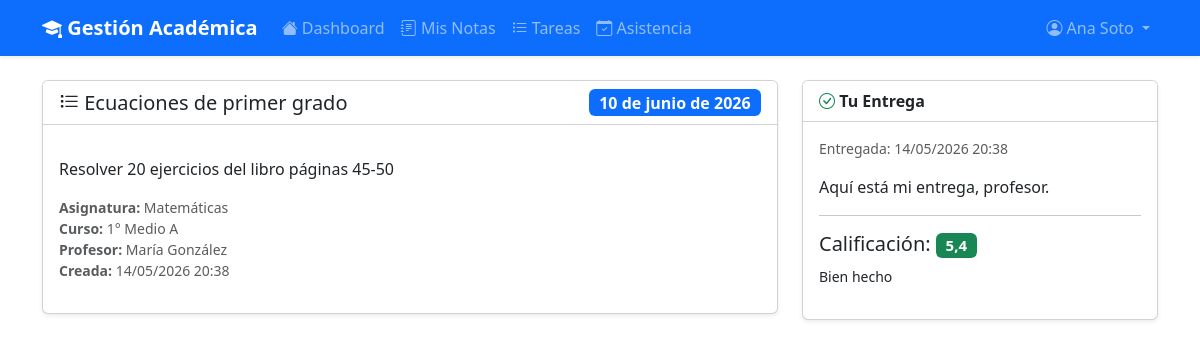
/tasks/1/ (signed in), run on the app's committed database.
### tasks_app/models.py (models this page shows, shortened)
class Task(models.Model):
    titulo = models.CharField("Título", max_length=200)
    descripcion = models.TextField("Descripción")
    subject = models.ForeignKey("academics.Subject", on_delete=models.CASCADE, related_name="tasks")
    teacher = models.ForeignKey("accounts.Teacher", on_delete=models.CASCADE, related_name="tasks")
    course = models.ForeignKey("academics.Course", on_delete=models.CASCADE, related_name="tasks")
    fecha_creacion = models.DateTimeField("Fecha de creación", auto_now_add=True)
    fecha_entrega = models.DateField("Fecha de entrega")
    archivo = models.FileField("Archivo adjunto", upload_to="tasks/", blank=True, null=True)
    class Meta:
        verbose_name = "Tarea"
        verbose_name_plural = "Tareas"
        ordering = ["-fecha_entrega"]

class Submission(models.Model):
    task = models.ForeignKey(Task, on_delete=models.CASCADE, related_name="submissions")
    student = models.ForeignKey("accounts.Student", on_delete=models.CASCADE, related_name="submissions")
    fecha_entrega = models.DateTimeField("Fecha de entrega", auto_now_add=True)
    archivo = models.FileField("Archivo", upload_to="submissions/", blank=True, null=True)
    comentario = models.TextField("Comentario", blank=True)
    nota = models.DecimalField(
        "Nota",
        max_digits=4,
        decimal_places=1,
        validators=[MinValueValidator(1.0), MaxValueValidator(7.0)],
        null=True,
        blank=True,
    )
    feedback = models.TextField("Retroalimentación", blank=True)
    calificado_por = models.ForeignKey(
        "accounts.Teacher", on_delete=models.SET_NULL, null=True, blank=True, related_name="graded_submissions"
    )
    class Meta:
        verbose_name = "Entrega"
        verbose_name_plural = "Entregas"
        unique_together = ["task", "student"]
        ordering = ["-fecha_entrega"]

### academics/models.py (models this page shows, shortened)
class Subject(models.Model):
    nombre = models.CharField("Nombre", max_length=100)
    codigo = models.CharField("Código", max_length=10, unique=True)
    descripcion = models.TextField("Descripción", blank=True)
    profesores = models.ManyToManyField("accounts.Teacher", related_name="subjects", blank=True)
    cursos = models.ManyToManyField(Course, related_name="subjects", blank=True)
    class Meta:
        verbose_name = "Asignatura"
        verbose_name_plural = "Asignaturas"
        ordering = ["nombre"]

class Course(models.Model):
    nombre = models.CharField("Nombre del curso", max_length=100)
    descripcion = models.TextField("Descripción", blank=True)
    año = models.IntegerField("Año académico")
    alumnos = models.ManyToManyField(
        "accounts.Student",
        related_name="courses",
        through="academics.Enrollment",
        blank=True,
    )
    class Meta:
        verbose_name = "Curso"
        verbose_name_plural = "Cursos"
        ordering = ["-año", "nombre"]

### accounts/models.py (models this page shows, shortened)
class Teacher(models.Model):
    user = models.OneToOneField(User, on_delete=models.CASCADE, primary_key=True)
    rut = models.CharField("RUT", max_length=12, unique=True)
    telefono = models.CharField("Teléfono", max_length=15, blank=True)
    fecha_contrato = models.DateField("Fecha de contrato")
    especialidad = models.CharField("Especialidad", max_length=100, blank=True)
    class Meta:
        verbose_name = "Profesor"
        verbose_name_plural = "Profesores"

### tasks_app/views.py (the view)
# urls.py: path("<int:pk>/", views.TaskDetailView.as_view(), name="task_detail"),
class TaskDetailView(LoginRequiredMixin, DetailView):
    model = Task
    template_name = "tasks_app/task_detail.html"
    context_object_name = "task"
    def get_context_data(self, **kwargs):
        ctx = super().get_context_data(**kwargs)
        ctx["today"] = date.today()
        task = self.object
        if hasattr(self.request.user, "student"):
            try:
                ctx["submission"] = Submission.objects.get(
                    task=task, student=self.request.user.student
                )
            except Submission.DoesNotExist:
                ctx["submission"] = None
        elif hasattr(self.request.user, "teacher"):
            ctx["submissions"] = task.submissions.all()
        return ctx

### accounts/context_processors.py (called while the page is built)
def user_role(request):
    if not request.user.is_authenticated:
        return {"role": None}
    if hasattr(request.user, "student"):
        return {"role": "student"}
    if hasattr(request.user, "teacher"):
        return {"role": "teacher"}
    if hasattr(request.user, "adminprofile") or request.user.is_superuser:
        return {"role": "admin"}
    return {"role": None}

### tasks_app/templates/tasks_app/task_detail.html (shortened to what this page needs)
{% extends "base.html" %}
{% block content %}
<div class="row">
    <div class="col-md-8">
        <div class="card shadow-sm mb-3">
            <div class="card-header bg-white d-flex justify-content-between align-items-center">
                <h5 class="mb-0"><i class="bi bi-list-task"></i> {{ task.titulo }}</h5>
                <span class="badge bg-{% if task.fecha_entrega < today %}danger{% else %}primary{% endif %} fs-6">
                    {% if task.fecha_entrega < today %}Vencida{% endif %} {{ task.fecha_entrega }}
                </span>
            </div>
            <div class="card-body">
                <p>{{ task.descripcion|linebreaks }}</p>
                <p class="text-muted small">
                    <strong>Asignatura:</strong> {{ task.subject.nombre }}<br>
                    <strong>Curso:</strong> {{ task.course.nombre }}<br>
                    <strong>Profesor:</strong> {{ task.teacher.user.get_full_name }}<br>
                    <strong>Creada:</strong> {{ task.fecha_creacion|date:"d/m/Y H:i" }}
                </p>
            </div>
        </div>
    </div>
    <div class="col-md-4">
        {% if role == 'student' %}
            {% if submission %}
                <div class="card shadow-sm">
                    <div class="card-header bg-white fw-bold"><i class="bi bi-check-circle text-success"></i> Tu Entrega</div>
                    <div class="card-body">
                        <p class="text-muted small">Entregada: {{ submission.fecha_entrega|date:"d/m/Y H:i" }}</p>
                        {% if submission.comentario %}<p>{{ submission.comentario }}</p>{% endif %}
                        {% if submission.nota %}
                            <hr>
                            <h5>Calificación: <span class="badge bg-{% if submission.nota >= 4 %}success{% else %}danger{% endif %}">{{ submission.nota }}</span></h5>
                            {% if submission.feedback %}<p class="small">{{ submission.feedback }}</p>{% endif %}
                        {% endif %}
                    </div>
                </div>
            {% endif %}
        {% endif %}
    </div>
</div>
{% endblock %}

### templates/base.html (shortened to what this page needs)
<!DOCTYPE html>
<html lang="es">
<head>
    <link href="https://cdn.jsdelivr.net/npm/bootstrap@5.3.3/dist/css/bootstrap.min.css" rel="stylesheet">
    <link rel="stylesheet" href="https://cdn.jsdelivr.net/npm/bootstrap-icons@1.11.3/font/bootstrap-icons.min.css">
</head>
<body>
    {% if user.is_authenticated %}
    <nav class="navbar navbar-expand-lg navbar-dark bg-primary shadow-sm">
        <div class="container">
            <a class="navbar-brand fw-bold" href="{% url 'dashboard' %}">
                <i class="bi bi-mortarboard-fill"></i> Gestión Académica
            </a>
            <div class="collapse navbar-collapse" id="navbarNav">
                <ul class="navbar-nav me-auto">
                    <li class="nav-item"><a class="nav-link" href="{% url 'dashboard' %}"><i class="bi bi-house-fill"></i> Dashboard</a></li>
                    {% if role == 'student' %}
                        <li class="nav-item"><a class="nav-link" href="{% url 'academics:grade_list' %}"><i class="bi bi-journal-text"></i> Mis Notas</a></li>
                        <li class="nav-item"><a class="nav-link" href="{% url 'tasks_app:task_list' %}"><i class="bi bi-list-task"></i> Tareas</a></li>
                        <li class="nav-item"><a class="nav-link" href="{% url 'academics:attendance_list' %}"><i class="bi bi-calendar-check"></i> Asistencia</a></li>
                    {% endif %}
                </ul>
                <ul class="navbar-nav">
                    <li class="nav-item dropdown">
                        <a class="nav-link dropdown-toggle" href="#" data-bs-toggle="dropdown">
                            <i class="bi bi-person-circle"></i> {{ user.get_full_name|default:user.username }}
                        </a>
                    </li>
                </ul>
            </div>
        </div>
    </nav>
    {% endif %}
    <div class="container mt-4">
        {% block content %}{% endblock %}
    </div>
</body>
</html>

### data on the page
Task: titulo "Ecuaciones de primer grado", fecha_entrega "10 de junio de 2026", descripcion "Resolver 20 ejercicios del libro páginas 45-50", subject.nombre "Matemáticas", course.nombre "1° Medio A", teacher.user.get_full_name "María González", fecha_creacion "14/05/2026 20:38"
Submission: fecha_entrega "14/05/2026 20:38", comentario "Aquí está mi entrega, profesor.", nota "5,4", feedback "Bien hecho"

### other printed values
{{ user.get_full_name|default:user.username }} "Ana Soto"
